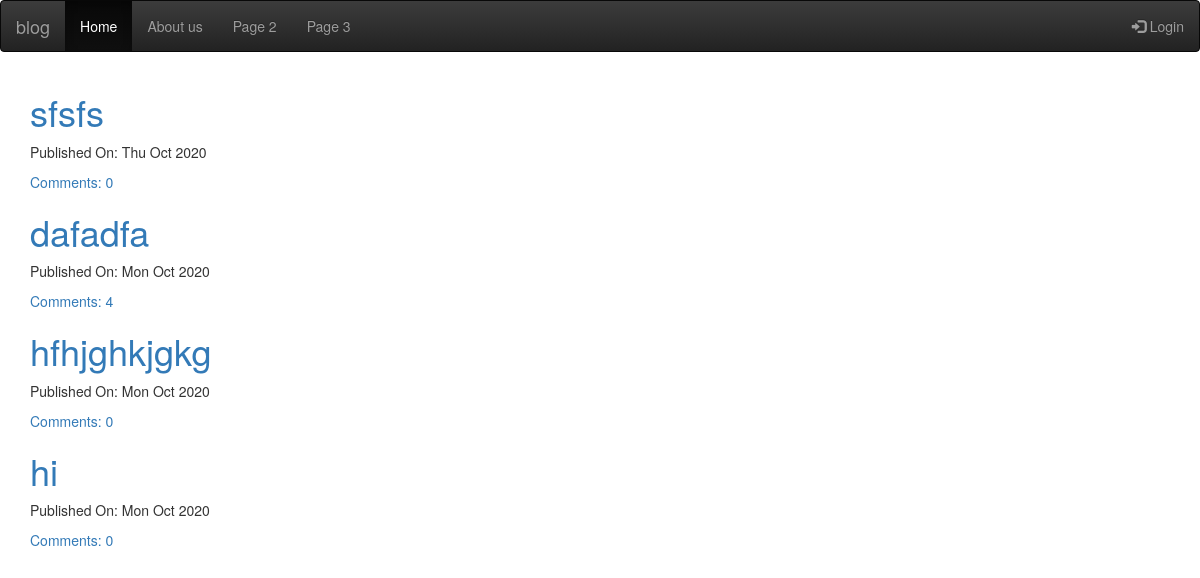
The page / on the database its author committed.
### blog/models.py (models this page shows, shortened)
class Post(models.Model):
    author = models.ForeignKey('auth.User',on_delete=models.CASCADE)
    title = models.CharField(max_length=200)
    text = models.TextField()
    created_date = models.DateTimeField(default=timezone.now)
    published_date = models.DateTimeField(blank=True ,null=True)
    def approved_comment(self):
        return self.comments.filter(approved_comment = True)

### blog/views.py (the view)
# urls.py: path('',views.PostListView.as_view(),name ='post_list'),
class PostListView(ListView):
    model = Post
    def get_queryset(self):
        return Post.objects.filter(published_date__lte= timezone.now()).order_by('-published_date')

### blog/templates/blog/post_list.html
{% extends 'blog/base.html' %}
{% block content %}
<div class="centerstage">
    {% for post in post_list %}
    <div class="post">
    <h1><a href="{% url 'post_detail' pk=post.pk %}"> {{post.title}} </a></h1>
    <div class="date">
        <p>Published On: {{post.published_date|date:"D M Y"}} </p>
    </div>
    <a href="{% url 'post_detail' pk=post.pk %}">Comments: {{ post.approved_comment.count }}</a>
</div>
    {% endfor %}
</div>
{% endblock %}

### blog/static/css/blog.css (style rules this page uses)
.centerstage { margin-left: auto; margin-right: auto; }
.loader { filter:hue-rotate(0deg); color:linear-gradient(45deg,#0f8,#08f); animation:hue 10000ms infinite linear; }

### rows shown on the page
Post: title "sfsfs", published_date "Thu Oct 2020", approved_comment.count "0"
Post: title "dafadfa", published_date "Mon Oct 2020", approved_comment.count "4"
Post: title "hfhjghkjgkg", published_date "Mon Oct 2020", approved_comment.count "0"
Post: title "hi", published_date "Mon Oct 2020", approved_comment.count "0"
